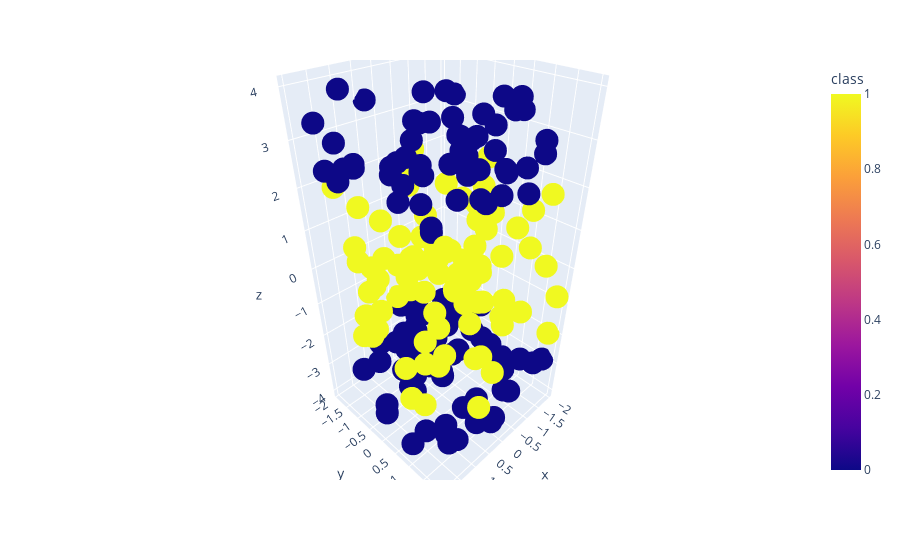

Notebook code for this chart:
### Code cell
fig = px.scatter_3d(data, x='x', y='y', z='z', color='class')
fig.show()

### Figure 1 — Plotly figure (JSON) as saved in the notebook; plotly's stock layout.template omitted (floating-point values rounded to 4 significant figures; data arrays with more than 128 entries replaced by an {"elided": "..."} marker saying what was removed)
{"data": [{"hovertemplate": "x=%{x}<br>y=%{y}<br>z=%{z}<br>class=%{marker.color}<extra></extra>", "legendgroup": "", "marker": {"color": {"elided": "200 int values"}, "coloraxis": "coloraxis", "symbol": "circle"}, "mode": "markers", "name": "", "scene": "scene", "showlegend": false, "type": "scatter3d", "x": {"elided": "200 float values"}, "y": {"elided": "200 float values"}, "z": {"elided": "200 float values"}}], "layout": {"coloraxis": {"colorbar": {"title": {"text": "class"}}, "colorscale": [[0, "#0d0887"], [0.1111, "#46039f"], [0.2222, "#7201a8"], [0.3333, "#9c179e"], [0.4444, "#bd3786"], [0.5556, "#d8576b"], [0.6667, "#ed7953"], [0.7778, "#fb9f3a"], [0.8889, "#fdca26"], [1, "#f0f921"]]}, "legend": {"tracegroupgap": 0}, "margin": {"t": 60}, "scene": {"domain": {"x": [0, 1], "y": [0, 1]}, "xaxis": {"title": {"text": "x"}}, "yaxis": {"title": {"text": "y"}}, "zaxis": {"title": {"text": "z"}}}}}
